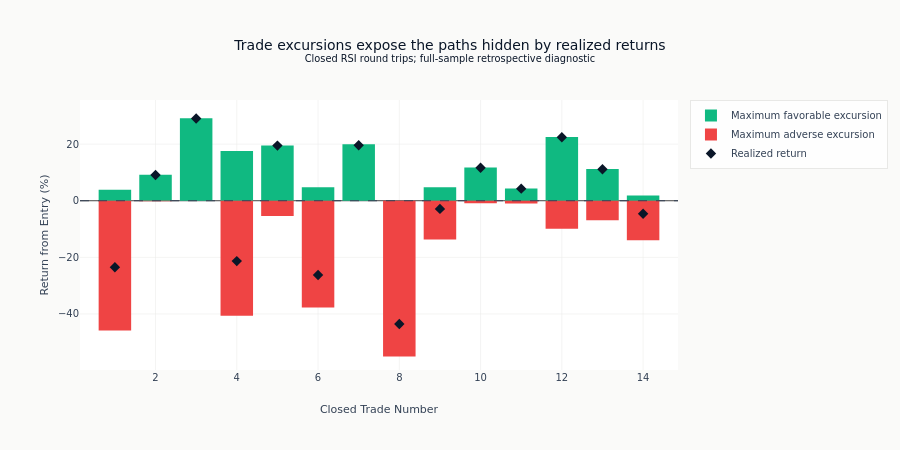

The cell this chart's notebook holds for it:
### Markdown cell above
Bars show the best and worst marked return reached during each trade; diamonds show the terminal
realized return. The chart keeps adverse excursions below zero.

### Code cell
fig = go.Figure()
fig.add_trace(
    go.Bar(
        x=excursion_df["trade_id"],
        y=excursion_df["mfe"] * 100,
        name="Maximum favorable excursion",
        marker_color=COLORS["positive"],
    )
)
fig.add_trace(
    go.Bar(
        x=excursion_df["trade_id"],
        y=excursion_df["mae"] * 100,
        name="Maximum adverse excursion",
        marker_color=COLORS["negative"],
    )
)
fig.add_trace(
    go.Scatter(
        x=excursion_df["trade_id"],
        y=excursion_df["pnl_percent"] * 100,
        name="Realized return",
        mode="markers",
        marker=dict(color=COLORS["blue"], size=8, symbol="diamond"),
    )
)
fig.add_hline(y=0, line_dash="dash", line_color=COLORS["neutral"], line_width=1)
fig.update_layout(
    title=(
        "Trade excursions expose the paths hidden by realized returns"
        "<br><sup>Closed RSI round trips; full-sample retrospective diagnostic</sup>"
    ),
    xaxis_title="Closed Trade Number",
    yaxis_title="Return from Entry (%)",
    barmode="relative",
    height=450,
)
fig.show()

### Figure 1 — Plotly figure (JSON) as saved in the notebook; plotly's stock layout.template omitted (floating-point values rounded to 4 significant figures)
{"data": [{"marker": {"color": "#10b981"}, "name": "Maximum favorable excursion", "type": "bar", "x": [1, 2, 3, 4, 5, 6, 7, 8, 9, 10, 11, 12, 13, 14], "y": [3.877, 9.139, 29.12, 17.57, 19.53, 4.781, 19.97, 0.0, 4.776, 11.71, 4.323, 22.5, 11.19, 1.829]}, {"marker": {"color": "#ef4444"}, "name": "Maximum adverse excursion", "type": "bar", "x": [1, 2, 3, 4, 5, 6, 7, 8, 9, 10, 11, 12, 13, 14], "y": [-45.85, -0.172, 0.0, -40.59, -5.394, -37.75, 0.0, -55.03, -13.66, -0.8795, -1.011, -9.903, -6.874, -13.94]}, {"marker": {"color": "#0a1628", "size": 8, "symbol": "diamond"}, "mode": "markers", "name": "Realized return", "type": "scatter", "x": [1, 2, 3, 4, 5, 6, 7, 8, 9, 10, 11, 12, 13, 14], "y": [-23.5, 9.079, 29.05, -21.33, 19.48, -26.23, 19.63, -43.57, -2.891, 11.66, 4.271, 22.44, 11.14, -4.575]}], "layout": {"barmode": "relative", "height": 450, "shapes": [{"line": {"color": "#334155", "dash": "dash", "width": 1}, "type": "line", "x0": 0, "x1": 1, "xref": "x domain", "y0": 0, "y1": 0, "yref": "y"}], "title": {"text": "Trade excursions expose the paths hidden by realized returns<br><sup>Closed RSI round trips; full-sample retrospective diagnostic</sup>"}, "xaxis": {"title": {"text": "Closed Trade Number"}}, "yaxis": {"title": {"text": "Return from Entry (%)"}}}}
